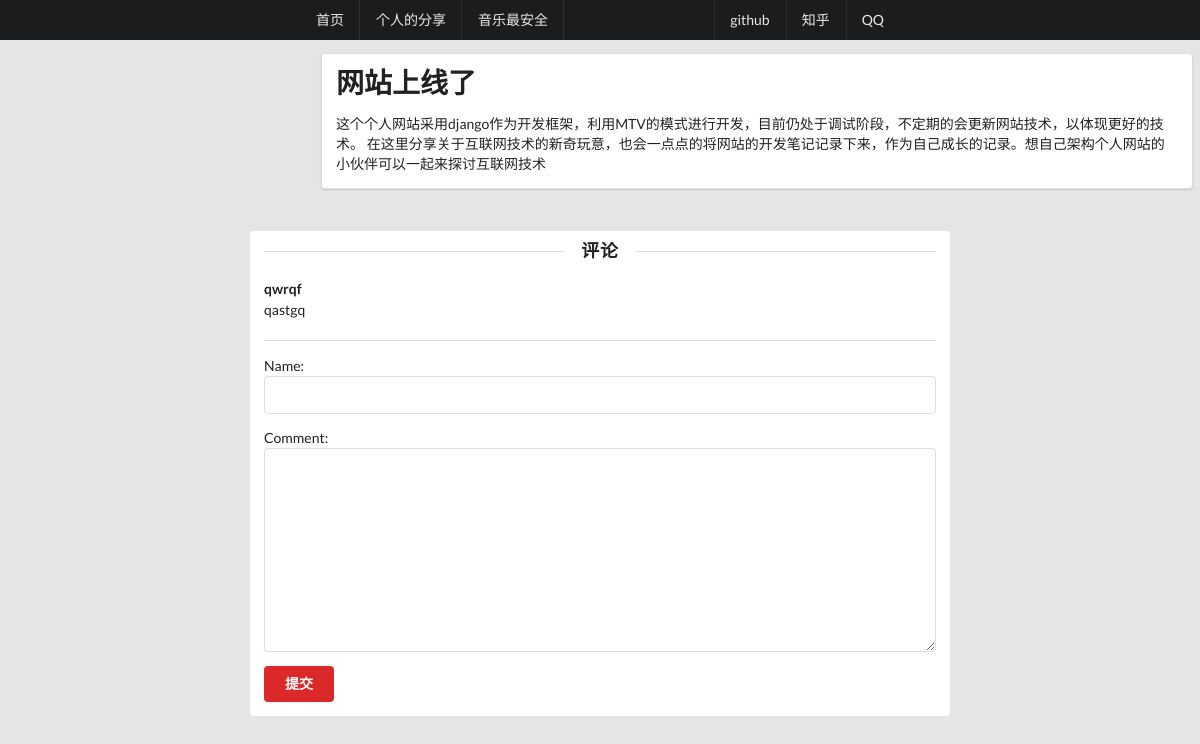
The page /detail/4 on the database its author committed.
### blogapp/models.py (models this page shows, shortened)
class Aritcle(models.Model):
    handline = models.CharField(null=True,blank=True,max_length=500)
    content = models.TextField(null=True,blank=True)
    hand_img = models.ImageField(upload_to="upload",null = False,blank=True)
    TAG_CHOICES = (
        ('网站开发','网站开发'),
        ('随笔、行记','随笔、行记'),
    )
    tag = models.CharField(null=True,blank=True,max_length=5,choices=TAG_CHOICES)

class Comment(models.Model):
    name = models.CharField(null=True,blank=True,max_length=500)
    comment = models.TextField()
    belong_to = models.ForeignKey(to=Aritcle,related_name='under_comments',null=True,blank=True)

### blogapp/views.py (the view, shortened to what this page needs)
# urls.py: url(r'^detail/(?P<page_num>\d+)$', detail, name='detail'),
def detail(request,page_num):
    if request.method == "GET":
        form = CommentForm
    context = {}
    article = Aritcle.objects.get(id=page_num)
    context['article'] = article
    context['form'] = form
    return render(request, 'detail.html', context)

### blogapp/templates/detail.html (shortened to what this page needs)
<!DOCTYPE html>
{% load staticfiles %}
<html lang="en">
    <head>
        <link href="{% static 'css/semantic.css' %}" rel="stylesheet">
        <link rel="stylesheet" type="" href="{% static 'css/cousom.css' %}">
    </head>
    <body style="background-color:#e5e5e5">
    <div class="ui fixed inverted menu">
        <a href="{% url 'first' %}" class="item">首页</a>
        <a href="{% url 'index' %}" class="item">个人的分享</a>
        <a href="" class="item">音乐最安全</a>
        <div class="right menu">
        <a href="https://github.com/RBtzw" class="item">github</a>
        <a href="https://www.zhihu.com/people/li-han-sheng-99/activities" class="item">知乎</a>
        <a href="tencent://message/?uin=309096436&Site=400301.com&Menu=yes" class="item">QQ</a>
        </div>
    </div>
    <div class="ui grid">
        <div class="four wide column">
        </div>
        <div class="ten wide column">
            <div class="ui basic segment" style="width:900px">
            <div class="ui segment">
                <h1 class="ui header">
                    {{ article.handline }}
                </h1>
                <p>
                    {{ article.content }}
                </p>
            </div>
            </div>
        </div>>
              <div class="ui segment container" style="width:700px;border:none;box-shadow:none">
            <h3 class="ui horizontal  divider header" style="">评论</h3>
            <div class="ui comments" style="border:none">
            {% for comment in article.under_comments.all %}
                    <div class="comment">
                        <div class="content">
                            <a href="#" class="author">{{ comment.name }}</a>
                            <p class="text" >
                                {{ comment.comment }}
                            </p>
                        </div>
                    </div>
                {% endfor %}
            </div>
            <div class="ui divider"></div>
            <form class="ui error tiny form"  method="post">
                {{ form.as_p }}
                <button type="submit" class="ui red button" >提交</button>
            </form>
        </div>
    </body>
</html>

### blogapp/static/css/cousom.css (style rules this page uses)
.ui.fixed.inverted.menu { padding: 0px 300px 0px 300px; }

### rows shown on the page
Aritcle: handline "网站上线了", content "这个个人网站采用django作为开发框架，利用MTV的模式进行开发，目前仍处于调试阶段，不定期的会更新网站技术，以体现更好的技术。 在这里分享关于互联网技术的新奇玩意，也会一点点的将网站的开发笔记记录下来，作为自己成长的记录。想自己架构个人网站的小伙伴可以一起来探讨互联网技术"
Comment: name "qwrqf", comment "qastgq"
